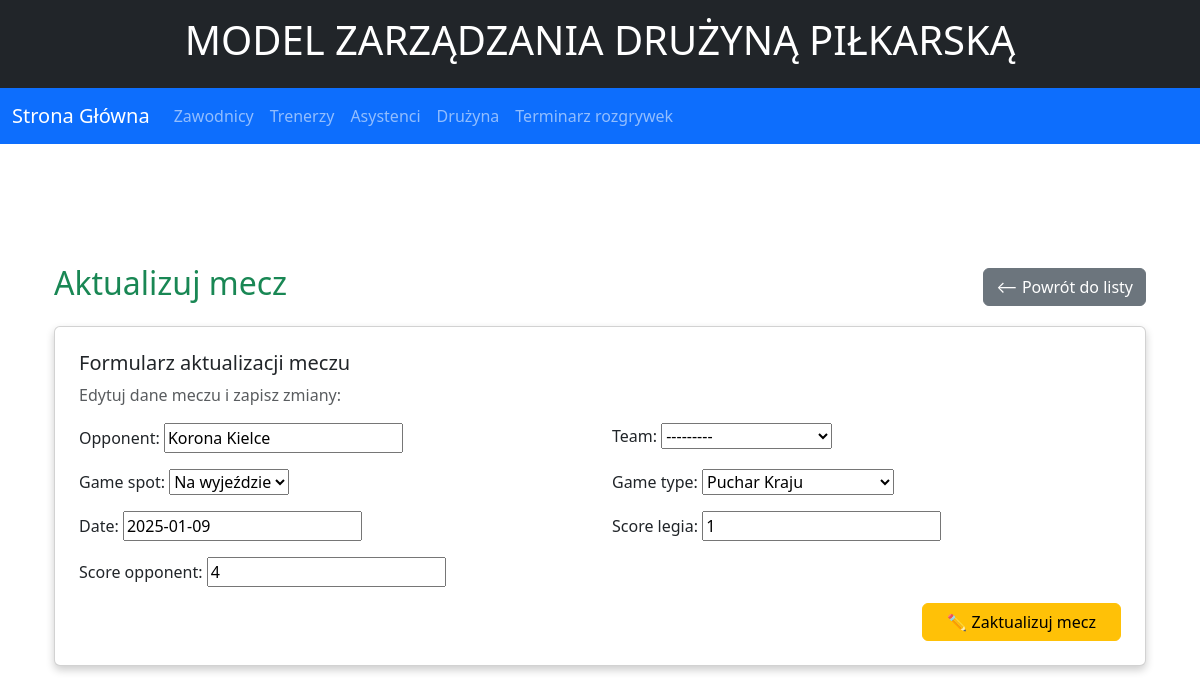
Before: /game/1/change with the older database file.
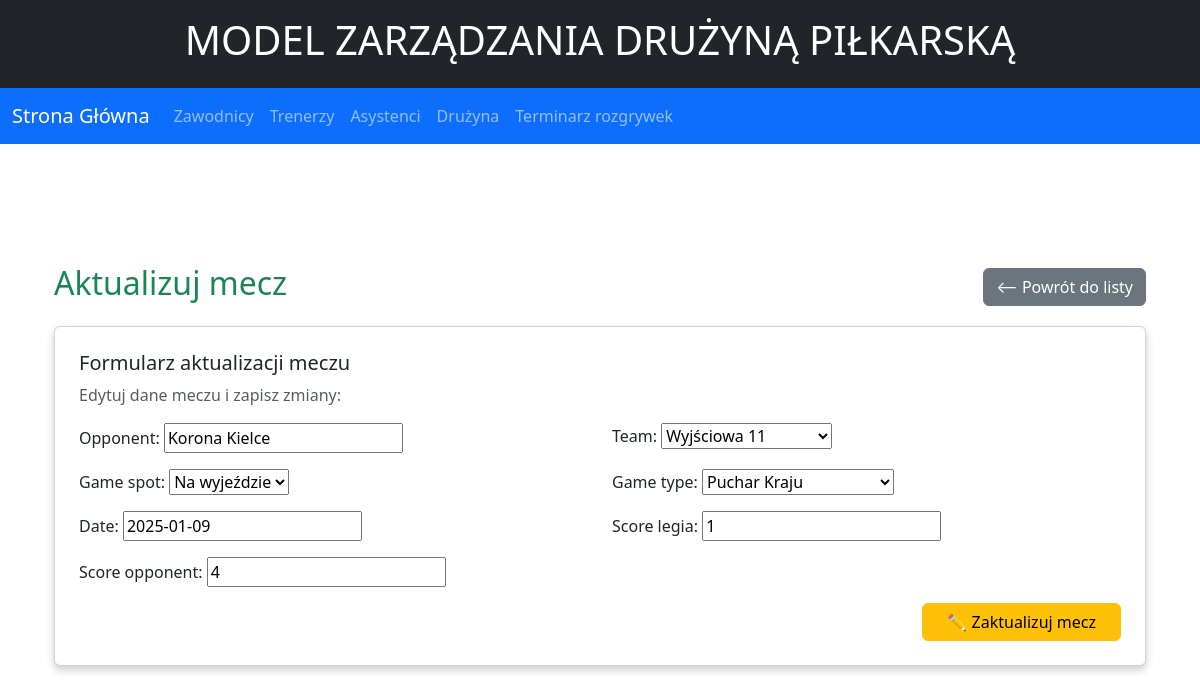
After: the same page with the newer database file.
### Legia/models.py (models this page shows, shortened)
class Game(models.Model):
    opponent = models.CharField(max_length=50)
    team = models.ForeignKey(Team, null=True, blank=True, on_delete=models.SET_NULL)
    game_spot = models.CharField(max_length=50, choices=GAMES_SPOTS, null = True)
    game_type = models.CharField(max_length=50, choices=GAMES_TYPES, null = True)
    date = models.DateField()
    score_legia = models.CharField(max_length=50,null = True)
    score_opponent = models.CharField(max_length=50,null = True)
    class Meta:
        ordering = ['date']

### Legia/views.py (the view)
# urls.py: path('game/<int:id>/change', views.game_update, name='game-update'),
def game_update(request, id):
    try:
        game = Game.objects.get(id=id)
    except Game.DoesNotExist:
        raise Http404("Game not found")
    if request.method == 'POST':
        form = GameForm(request.POST, instance=game)
        if form.is_valid():
            game = form.save()
            return redirect('game-detail', game.id)
    else:
        form = GameForm(instance=game)
    return render(request, "Legia/game/update.html", {'form': form})

### Legia/forms.py
class GameForm(forms.ModelForm):
    class Meta:
      model = Game
      fields = '__all__'

### Legia/models.py (called while the page is built)
    def __str__(self):
        return f"{self.name}"

### Legia/templates/Legia/game/update.html (shortened to what this page needs)
{% extends "Legia/base.html" %}
{% block content %}
<div class="container mt-4">
    <div class="d-flex justify-content-between align-items-center mb-3">
        <h2 class="text-success">Aktualizuj mecz</h2>
        <a href="{% url 'game-list' %}" class="btn btn-secondary">⟵ Powrót do listy</a>
    </div>
    <div class="card p-4">
        <h5 class="card-title">Formularz aktualizacji meczu</h5>
        <p class="text-muted mb-3">Edytuj dane meczu i zapisz zmiany:</p>
        <form action="" method="post">
            <div class="row">
                <div class="col-md-6 mb-3">
                    {{ form.opponent.label_tag }}
                    {{ form.opponent }}
                </div>
                <div class="col-md-6 mb-3">
                    {{ form.team.label_tag }}
                    {{ form.team }}
                </div>
                <div class="col-md-6 mb-3">
                    {{ form.game_spot.label_tag }}
                    {{ form.game_spot }}
                </div>
                <div class="col-md-6 mb-3">
                    {{ form.game_type.label_tag }}
                    {{ form.game_type }}
                </div>
                <div class="col-md-6 mb-3">
                    {{ form.date.label_tag }}
                    {{ form.date }}
                </div>
                <div class="col-md-6 mb-3">
                    {{ form.score_legia.label_tag }}
                    {{ form.score_legia }}
                </div>
                <div class="col-md-6 mb-3">
                    {{ form.score_opponent.label_tag }}
                    {{ form.score_opponent }}
                </div>
            </div>
            <div class="d-flex justify-content-end">
                <button type="submit" class="btn btn-warning px-4">✏️ Zaktualizuj mecz</button>
            </div>
        </form>
    </div>
</div>
{% endblock %}

Changed rows visible on the page:
changed Game "Korona Kielce": team "---------" → "Wyjściowa 11"
